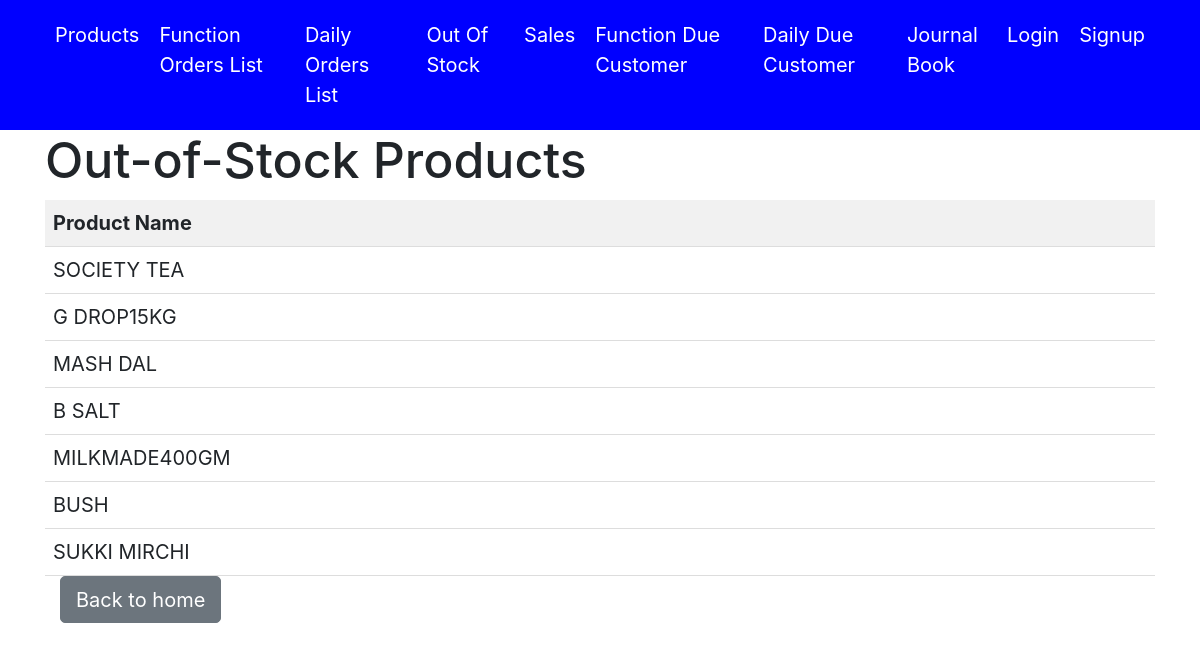
/stock_out_products/list/, run on the app's committed database.
### accounts/models.py (models this page shows, shortened)
class Product(models.Model):
    name = models.CharField(max_length=255)
    Retail_price = models.DecimalField(max_digits=10, decimal_places=2,blank=True)
    Bulk_price = models.DecimalField(max_digits=10, decimal_places=2,blank=True)
    mrp = models.DecimalField(max_digits=10, decimal_places=2, blank=True,default=0)  # New MRP field
    stock_quantity = models.DecimalField(max_digits=10, decimal_places=2, default=Decimal('0.00'))  # Change to DecimalField
    created_at = models.DateTimeField(auto_now_add=True)
    updated_at = models.DateTimeField(auto_now=True)

### accounts/views.py (the view)
# urls.py: path('stock_out_products/list/', views.out_of_stock_products, name='out_of_stock_products'),
def out_of_stock_products(request):
    osp = Product.objects.filter(stock_quantity = 0)
    context = {'out_of_stock_products': osp}
    return render(request, 'out_of_stock_products.html', context)

### accounts/templates/out_of_stock_products.html (shortened to what this page needs)
{% extends 'base.html' %}
{% block content %}
<head>
</head>
<body>
    <h1>Out-of-Stock Products</h1>
    {% if out_of_stock_products %}
      <table>
        <thead>
          <tr>
            <th>Product Name</th>
          </tr>
        </thead>
        <tbody>
          {% for product in out_of_stock_products %}
          <tr>
            <td>{{ product.name }}</td>
          </tr>
          {% endfor %}
        </tbody>
      </table>
    {% else %}
      <p>No products are out of stock.</p>
    {% endif %}
    <div class="col text-left">
      <a href="{% url 'home' %}" class="btn btn-secondary">Back to home</a>
  </div>
  </body>
  {% endblock %}

### accounts/templates/base.html (style rules this page uses)
html, body { height: 100%; margin: 0; font-size: 20px; }

### accounts/templates/out_of_stock_products.html (style rules this page uses)
table { border-collapse: collapse; width: 100%; }
th, td { padding: 8px; text-align: left; border-bottom: 1px solid #ddd; }
th { background-color: #f1f1f1; }

### data on the page
Product: name "SOCIETY TEA"
Product: name "G DROP15KG"
Product: name "MASH DAL"
Product: name "B SALT"
Product: name "MILKMADE400GM"
Product: name "BUSH"
Product: name "SUKKI MIRCHI"
